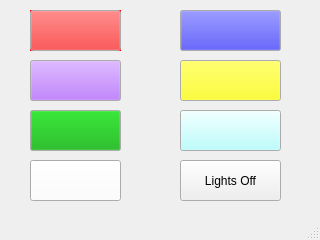
<?xml version="1.0" encoding="UTF-8"?>
<ui version="4.0">
 <class>MainWindow</class>
 <widget class="QMainWindow" name="MainWindow">
  <property name="geometry">
   <rect>
    <x>0</x>
    <y>0</y>
    <width>320</width>
    <height>240</height>
   </rect>
  </property>
  <property name="minimumSize">
   <size>
    <width>320</width>
    <height>240</height>
   </size>
  </property>
  <property name="maximumSize">
   <size>
    <width>320</width>
    <height>240</height>
   </size>
  </property>
  <property name="windowTitle">
   <string>MainWindow</string>
  </property>
  <widget class="QWidget" name="centralWidget">
   <widget class="QPushButton" name="blueButton">
    <property name="geometry">
     <rect>
      <x>180</x>
      <y>10</y>
      <width>101</width>
      <height>41</height>
     </rect>
    </property>
    <property name="palette">
     <palette>
      <active>
       <colorrole role="Button">
        <brush brushstyle="SolidPattern">
         <color alpha="255">
          <red>0</red>
          <green>0</green>
          <blue>255</blue>
         </color>
        </brush>
       </colorrole>
      </active>
      <inactive>
       <colorrole role="Button">
        <brush brushstyle="SolidPattern">
         <color alpha="255">
          <red>0</red>
          <green>0</green>
          <blue>255</blue>
         </color>
        </brush>
       </colorrole>
      </inactive>
      <disabled>
       <colorrole role="Button">
        <brush brushstyle="SolidPattern">
         <color alpha="255">
          <red>0</red>
          <green>0</green>
          <blue>255</blue>
         </color>
        </brush>
       </colorrole>
      </disabled>
     </palette>
    </property>
    <property name="text">
     <string/>
    </property>
   </widget>
   <widget class="QPushButton" name="redButton">
    <property name="geometry">
     <rect>
      <x>30</x>
      <y>10</y>
      <width>91</width>
      <height>41</height>
     </rect>
    </property>
    <property name="palette">
     <palette>
      <active>
       <colorrole role="Button">
        <brush brushstyle="SolidPattern">
         <color alpha="255">
          <red>255</red>
          <green>0</green>
          <blue>0</blue>
         </color>
        </brush>
       </colorrole>
      </active>
      <inactive>
       <colorrole role="Button">
        <brush brushstyle="SolidPattern">
         <color alpha="255">
          <red>255</red>
          <green>0</green>
          <blue>0</blue>
         </color>
        </brush>
       </colorrole>
      </inactive>
      <disabled>
       <colorrole role="Button">
        <brush brushstyle="SolidPattern">
         <color alpha="255">
          <red>255</red>
          <green>0</green>
          <blue>0</blue>
         </color>
        </brush>
       </colorrole>
      </disabled>
     </palette>
    </property>
    <property name="autoFillBackground">
     <bool>true</bool>
    </property>
    <property name="text">
     <string/>
    </property>
    <property name="checkable">
     <bool>false</bool>
    </property>
    <property name="autoDefault">
     <bool>false</bool>
    </property>
   </widget>
   <widget class="QPushButton" name="offButton">
    <property name="geometry">
     <rect>
      <x>180</x>
      <y>160</y>
      <width>101</width>
      <height>41</height>
     </rect>
    </property>
    <property name="text">
     <string>Lights Off</string>
    </property>
   </widget>
   <widget class="QPushButton" name="purpleButton">
    <property name="geometry">
     <rect>
      <x>30</x>
      <y>60</y>
      <width>91</width>
      <height>41</height>
     </rect>
    </property>
    <property name="palette">
     <palette>
      <active>
       <colorrole role="Button">
        <brush brushstyle="SolidPattern">
         <color alpha="255">
          <red>170</red>
          <green>85</green>
          <blue>255</blue>
         </color>
        </brush>
       </colorrole>
      </active>
      <inactive>
       <colorrole role="Button">
        <brush brushstyle="SolidPattern">
         <color alpha="255">
          <red>170</red>
          <green>85</green>
          <blue>255</blue>
         </color>
        </brush>
       </colorrole>
      </inactive>
      <disabled>
       <colorrole role="Button">
        <brush brushstyle="SolidPattern">
         <color alpha="255">
          <red>170</red>
          <green>85</green>
          <blue>255</blue>
         </color>
        </brush>
       </colorrole>
      </disabled>
     </palette>
    </property>
    <property name="text">
     <string/>
    </property>
   </widget>
   <widget class="QPushButton" name="yellowButton">
    <property name="geometry">
     <rect>
      <x>180</x>
      <y>60</y>
      <width>101</width>
      <height>41</height>
     </rect>
    </property>
    <property name="palette">
     <palette>
      <active>
       <colorrole role="Button">
        <brush brushstyle="SolidPattern">
         <color alpha="255">
          <red>255</red>
          <green>255</green>
          <blue>0</blue>
         </color>
        </brush>
       </colorrole>
      </active>
      <inactive>
       <colorrole role="Button">
        <brush brushstyle="SolidPattern">
         <color alpha="255">
          <red>255</red>
          <green>255</green>
          <blue>0</blue>
         </color>
        </brush>
       </colorrole>
      </inactive>
      <disabled>
       <colorrole role="Button">
        <brush brushstyle="SolidPattern">
         <color alpha="255">
          <red>255</red>
          <green>255</green>
          <blue>0</blue>
         </color>
        </brush>
       </colorrole>
      </disabled>
     </palette>
    </property>
    <property name="text">
     <string/>
    </property>
   </widget>
   <widget class="QPushButton" name="greenButton">
    <property name="geometry">
     <rect>
      <x>30</x>
      <y>110</y>
      <width>91</width>
      <height>41</height>
     </rect>
    </property>
    <property name="palette">
     <palette>
      <active>
       <colorrole role="Button">
        <brush brushstyle="SolidPattern">
         <color alpha="255">
          <red>0</red>
          <green>170</green>
          <blue>0</blue>
         </color>
        </brush>
       </colorrole>
      </active>
      <inactive>
       <colorrole role="Button">
        <brush brushstyle="SolidPattern">
         <color alpha="255">
          <red>0</red>
          <green>170</green>
          <blue>0</blue>
         </color>
        </brush>
       </colorrole>
      </inactive>
      <disabled>
       <colorrole role="Button">
        <brush brushstyle="SolidPattern">
         <color alpha="255">
          <red>0</red>
          <green>170</green>
          <blue>0</blue>
         </color>
        </brush>
       </colorrole>
      </disabled>
     </palette>
    </property>
    <property name="text">
     <string/>
    </property>
   </widget>
   <widget class="QPushButton" name="ltBlueButton">
    <property name="geometry">
     <rect>
      <x>180</x>
      <y>110</y>
      <width>101</width>
      <height>41</height>
     </rect>
    </property>
    <property name="palette">
     <palette>
      <active>
       <colorrole role="Button">
        <brush brushstyle="SolidPattern">
         <color alpha="255">
          <red>170</red>
          <green>255</green>
          <blue>255</blue>
         </color>
        </brush>
       </colorrole>
      </active>
      <inactive>
       <colorrole role="Button">
        <brush brushstyle="SolidPattern">
         <color alpha="255">
          <red>170</red>
          <green>255</green>
          <blue>255</blue>
         </color>
        </brush>
       </colorrole>
      </inactive>
      <disabled>
       <colorrole role="Button">
        <brush brushstyle="SolidPattern">
         <color alpha="255">
          <red>170</red>
          <green>255</green>
          <blue>255</blue>
         </color>
        </brush>
       </colorrole>
      </disabled>
     </palette>
    </property>
    <property name="text">
     <string/>
    </property>
   </widget>
   <widget class="QPushButton" name="whiteButton">
    <property name="geometry">
     <rect>
      <x>30</x>
      <y>160</y>
      <width>91</width>
      <height>41</height>
     </rect>
    </property>
    <property name="palette">
     <palette>
      <active>
       <colorrole role="WindowText">
        <brush brushstyle="SolidPattern">
         <color alpha="255">
          <red>255</red>
          <green>255</green>
          <blue>255</blue>
         </color>
        </brush>
       </colorrole>
       <colorrole role="Button">
        <brush brushstyle="SolidPattern">
         <color alpha="255">
          <red>255</red>
          <green>255</green>
          <blue>255</blue>
         </color>
        </brush>
       </colorrole>
      </active>
      <inactive>
       <colorrole role="WindowText">
        <brush brushstyle="SolidPattern">
         <color alpha="255">
          <red>255</red>
          <green>255</green>
          <blue>255</blue>
         </color>
        </brush>
       </colorrole>
       <colorrole role="Button">
        <brush brushstyle="SolidPattern">
         <color alpha="255">
          <red>255</red>
          <green>255</green>
          <blue>255</blue>
         </color>
        </brush>
       </colorrole>
      </inactive>
      <disabled>
       <colorrole role="WindowText">
        <brush brushstyle="SolidPattern">
         <color alpha="255">
          <red>120</red>
          <green>120</green>
          <blue>120</blue>
         </color>
        </brush>
       </colorrole>
       <colorrole role="Button">
        <brush brushstyle="SolidPattern">
         <color alpha="255">
          <red>255</red>
          <green>255</green>
          <blue>255</blue>
         </color>
        </brush>
       </colorrole>
      </disabled>
     </palette>
    </property>
    <property name="text">
     <string/>
    </property>
   </widget>
  </widget>
  <widget class="QStatusBar" name="statusBar">
   <property name="enabled">
    <bool>false</bool>
   </property>
  </widget>
 </widget>
 <layoutdefault spacing="6" margin="11"/>
 <resources/>
 <connections/>
</ui>
